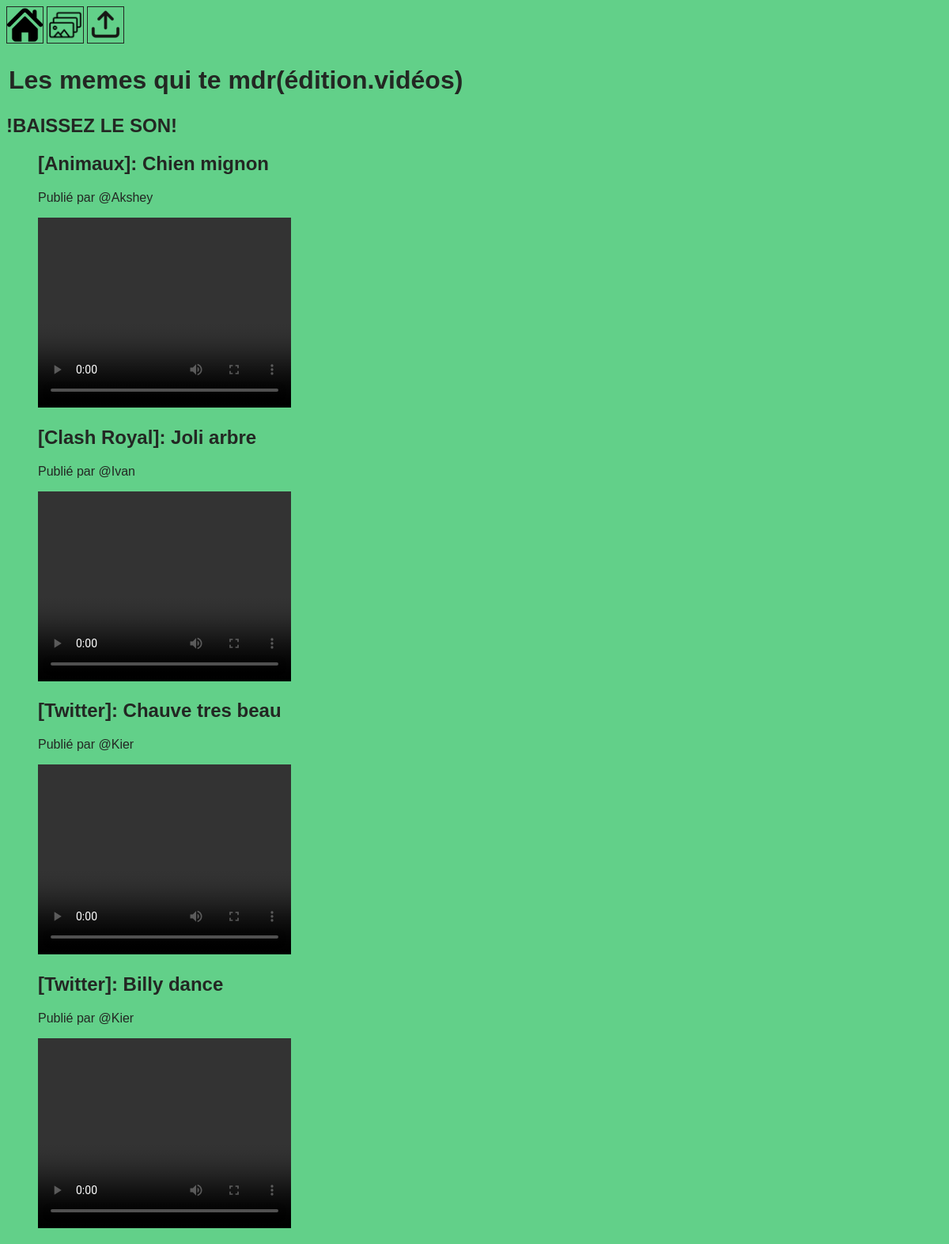
Page /vidéos on the committed database.
### tables this page shows
CREATE TABLE "vidéos" (
	"Titre"	TEXT,
	"Lien"	TEXT,
	"Catégorie"	TEXT,
	"Uploader"	TEXT,
	PRIMARY KEY("Titre")
);

### application.py (the view)
@app.route("/vidéos")
def lire_base_vieos():
    rdm = lire_video()
    return render_template("videos.html",drole=rdm)

### application.py (called while the page is built)
def lire_video():
    connexion = sqlite3.connect("base/database_meme.db")
    curseur = connexion.cursor()
    requete_sql = """
    SELECT *
    FROM vidéos
    ORDER BY Catégorie;"""
    resultat = curseur.execute(requete_sql)
    videos = resultat.fetchall()
    connexion.close()
    return videos

### templates/videos.html (shortened to what this page needs)
<!doctype html>
<html lang="fr">
	<head>
		<link rel="stylesheet" href="/static/Col.css">
	</head>
	<div class="menu">
		<span class="bouton"><a href='/home'><img id="acne" src="/static/images/accueil.png"></a></span>
		<span class="bouton"><a href='/images'><img id="acne" src="/static/images/images.png"></a></span>
		<span class="bouton"><a href='/saisir'><img id="acne" src="/static/images/upload.png"></a></span>
	</div>
	<body>
		<h1>Les memes qui te mdr(édition.vidéos)</h1>
		<h2>!BAISSEZ LE SON!</h2>
		<div class="corps">
			<ul>
			{% for m in drole%}
				<h2> [{{ m[2] }}]: {{ m[0] }}</h2>
				<p>Publié par {{ m[3] }}</p>
                <video width="320" height="240" controls>
                    <source src="{{ m[1] }}" type="video/mp4">
                  </video>
				<br>
			{% endfor %}
			</ul>
		</div>
	</body>
</html>

### static/Col.css (style rules this page uses)
h1 { text-align: left; background-color: #62d089; font-family: Arial,Helvetica,sans-serif; color: #232723; border-style: solid; border-color: #62d089; }
h2 { font-family: Arial,Helvetica,sans-serif; color: #232723; background-color: #62d089; }
html { background-color: #62d089; }
p { font-family: Arial,Helvetica,sans-serif; color: #232723; background-color: #62d089; }
img { border-style: solid; border-color: #232723; border-width: 1px; width: 400; height: 500px; }
a { font-family: Arial,Helvetica,sans-serif; color: #232723; background-color: #62d089; }
ul { font-family: Arial,Helvetica,sans-serif; color: #232723; background-color: #62d089; }
#acne { width: 45px; height: 45px; }

### rows in the picture
vidéos: Catégorie "Animaux", Titre "Chien mignon", Uploader "@Akshey"
vidéos: Catégorie "Clash Royal", Titre "Joli arbre", Uploader "@Ivan"
vidéos: Catégorie "Twitter", Titre "Chauve tres beau", Uploader "@Kier"
vidéos: Catégorie "Twitter", Titre "Billy dance", Uploader "@Kier"
